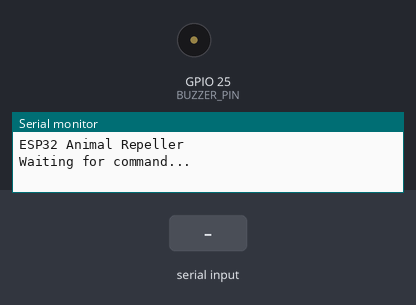
A sketch run on a simulated ESP32. Shown: buzzer (waves = sounding, pin HIGH), the last lines printed to the serial monitor. The inputs (shaded band) are chosen by the test bench.

Above: at 1.2 s.
1.3 s: "TIGER\n" received over Serial
At 1.45 s:
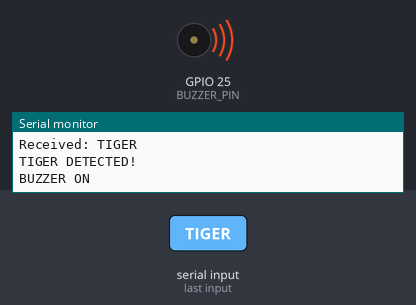
4.3 s: "STOP\n" received over Serial
7.3 s: "1\n" received over Serial
Timing chart, 0 to 10.3 s (numbered marks = the images above; inputs shaded):
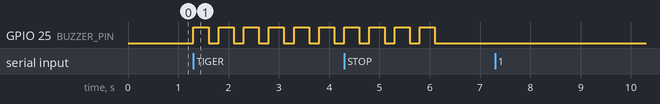

The sketch:

animal_repeller.ino
```cpp
#define BUZZER_PIN 25

void setup() {
  pinMode(BUZZER_PIN, OUTPUT);
  digitalWrite(BUZZER_PIN, LOW);

  Serial.begin(115200);

  Serial.println("ESP32 Animal Repeller");
  Serial.println("Waiting for command...");
}

void loop() {

  if (Serial.available()) {

    String command = Serial.readStringUntil('\n');
    command.trim();

    Serial.print("Received: ");
    Serial.println(command);

    if (command == "TIGER") {

      Serial.println("TIGER DETECTED!");
      Serial.println("BUZZER ON");

      // Buzzer for 5 seconds
      unsigned long startTime = millis();

      while (millis() - startTime < 5000) {
        digitalWrite(BUZZER_PIN, HIGH);
        delay(300);

        digitalWrite(BUZZER_PIN, LOW);
        delay(200);
      }

      digitalWrite(BUZZER_PIN, LOW);

      Serial.println("BUZZER OFF");
    }

    else if (command == "STOP") {
      digitalWrite(BUZZER_PIN, LOW);
      Serial.println("STOP");
    }
  }
}
```

Measured:
- after the input at 1.3 s, GPIO 25 (BUZZER_PIN): alternates HIGH for 0.30 s and LOW for 0.20 s, starting at once
